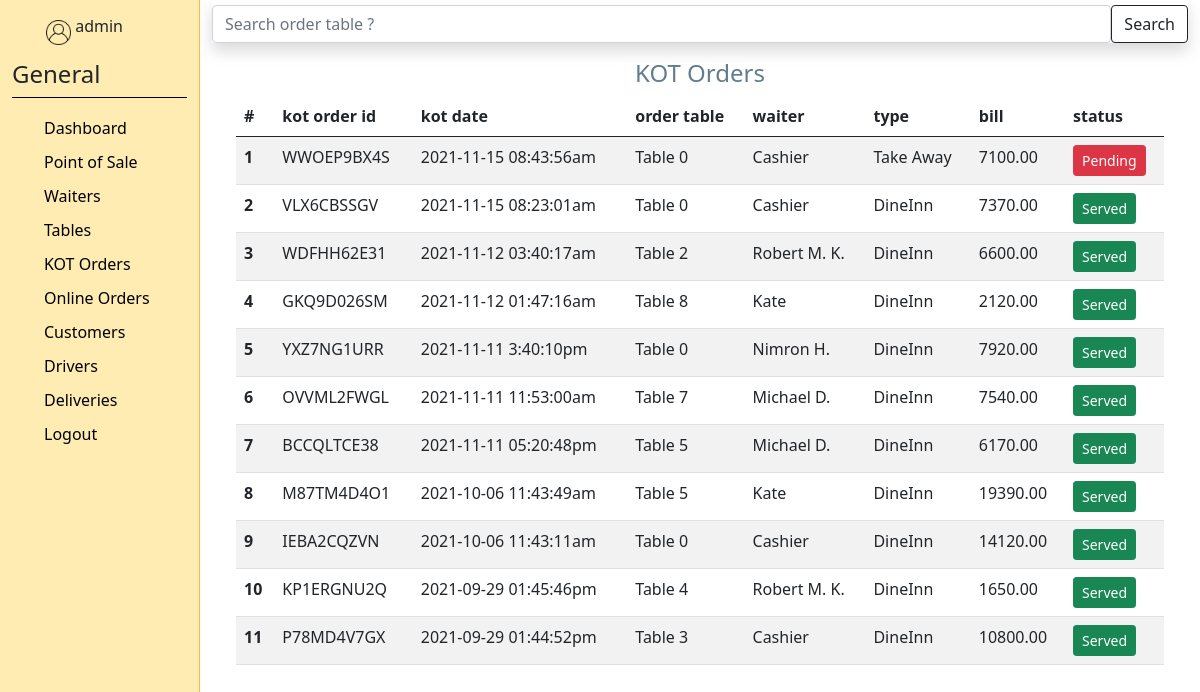
Page /kot/kotmeal_orders.php (signed in) on the committed database.
### tables this page shows
CREATE TABLE `kot_order` (
  `kot_order_id` varchar(12) NOT NULL,
  `kot_date` varchar(30) NOT NULL,
  `order_table` varchar(10) NOT NULL,
  `waiter` varchar(30) NOT NULL,
  `sumtotal` decimal(10,2) NOT NULL,
  `discount` decimal(10,2) NOT NULL,
  `bill` decimal(10,2) NOT NULL,
  `type` varchar(15) NOT NULL DEFAULT 'DineInn',
  `status` tinyint(1) NOT NULL
);

### kot/kotmeal_orders.php (the view, shortened to what this page needs)
<?php include_once "../assets/base.php";
require_once "../assets/config.php";
$search = isset($_POST['search']) ? $_POST['search'] :'';
if($search){
    $statement = $db->prepare('SELECT * FROM kot_order WHERE order_table LIKE :tableno ORDER BY kot_date DESC');
    $statement->bindValue(':tableno', "%$search%");
}
else{
    $statement = $db->prepare('SELECT * FROM kot_order ORDER BY kot_date DESC');
}
$statement->execute();
$kotorders = $statement->fetchAll(PDO::FETCH_ASSOC);
?>
<body>
<div class="container-fluid">
    <div class="row">
    <div class="col-2 sidebar-menu">
        <?php include_once "kotsidebar.php"; ?>
    </div>
    <div class="col-10 menu-preview">
        <div class="search shadow">
            <form class="d-flex" action="" method="post">
                <input class="form-control" name="search" value="<?php echo $search ?>" type="text" placeholder="Search order table ?">
                <button class="btn btn-outline-dark" type="submit">Search</button>
            </form>
        </div>
        <div class="container">
            <h4 style="color: #607D8B;" class="text-center mt-3">KOT Orders</h4>
            <div>
                <table class="table table-striped">
                    <thead>
                    <tr>
                        <th scope="col">#</th>
                        <th scope="col">kot order id</th>
                        <th scope="col">kot date</th>
                        <th scope="col">order table</th>
                        <th scope="col">waiter</th>
                        <th scope="col">type</th>
                        <th scope="col">bill</th>
                        <th scope="col">status</th>
                    </tr>
                    </thead>
                    <tbody>
                    <?php foreach ($kotorders as $i=> $kotorder): ?>
                        <tr>
                            <th scope="row"><?php echo $i + 1?></th>
                            <td><?php echo $kotorder['kot_order_id'] ?></td>
                            <td><?php echo $kotorder['kot_date'] ?></td>
                            <td><?php echo $kotorder['order_table'] ?></td>
                            <td><?php echo $kotorder['waiter'] ?></td>
                            <td><?php echo $kotorder['type'] ?></td>
                            <td><?php echo $kotorder['bill'] ?></td>
                            <?php
                                if($kotorder['status'] == false):
                            ?>
                                <td>
                                    <form method="POST" action="kotmeal_orders.php?k_order_id=<?php echo $kotorder['kot_order_id']; ?>">
                                        <input class="btn btn-danger btn-sm" type="submit" name="served" value="Pending">
                                    </form>
                                </td>
                            <?php else: ?>
                                <td>
                                    <button class="btn btn-sm btn-success">Served</button>
                                </td>
                            <?php endif; ?>
                        </tr>
                    <?php endforeach; ?>
                    </tbody>
                </table>
            </div>
        </div>
    </div>
    </div>
</div>
</body>
</html>

### css/style.css (style rules this page uses)
body { scroll-behavior: smooth; }
.search { padding-top: 5px; }
.sidebar-menu { border-right: 1px solid #ffb74d; background-color: #ffecb3; height: 100vh; }
.menu-preview { height: 100vh; position: relative; overflow: auto; }

### rows in the picture
kot_order: kot_order_id "WWOEP9BX4S", kot_date "2021-11-15 08:43:56am", order_table "Table 0", waiter "Cashier", type "Take Away", bill "7100.00"
kot_order: kot_order_id "VLX6CBSSGV", kot_date "2021-11-15 08:23:01am", order_table "Table 0", waiter "Cashier", type "DineInn", bill "7370.00", status "Served"
kot_order: kot_order_id "WDFHH62E31", kot_date "2021-11-12 03:40:17am", order_table "Table 2", waiter "Robert M. K.", type "DineInn", bill "6600.00", status "Served"
kot_order: kot_order_id "GKQ9D026SM", kot_date "2021-11-12 01:47:16am", order_table "Table 8", waiter "Kate", type "DineInn", bill "2120.00", status "Served"
kot_order: kot_order_id "YXZ7NG1URR", kot_date "2021-11-11 3:40:10pm", order_table "Table 0", waiter "Nimron H.", type "DineInn", bill "7920.00", status "Served"
kot_order: kot_order_id "OVVML2FWGL", kot_date "2021-11-11 11:53:00am", order_table "Table 7", waiter "Michael D.", type "DineInn", bill "7540.00", status "Served"
kot_order: kot_order_id "BCCQLTCE38", kot_date "2021-11-11 05:20:48pm", order_table "Table 5", waiter "Michael D.", type "DineInn", bill "6170.00", status "Served"
kot_order: kot_order_id "M87TM4D4O1", kot_date "2021-10-06 11:43:49am", order_table "Table 5", waiter "Kate", type "DineInn", bill "19390.00", status "Served"
kot_order: kot_order_id "IEBA2CQZVN", kot_date "2021-10-06 11:43:11am", order_table "Table 0", waiter "Cashier", type "DineInn", bill "14120.00", status "Served"
kot_order: kot_order_id "KP1ERGNU2Q", kot_date "2021-09-29 01:45:46pm", order_table "Table 4", waiter "Robert M. K.", type "DineInn", bill "1650.00", status "Served"
kot_order: kot_order_id "P78MD4V7GX", kot_date "2021-09-29 01:44:52pm", order_table "Table 3", waiter "Cashier", type "DineInn", bill "10800.00", status "Served"

### other values in the picture
$_SESSION['user'] "admin"
